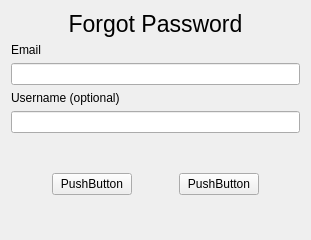
<?xml version="1.0" encoding="UTF-8"?>
<ui version="4.0">
 <class>Form</class>
 <widget class="QWidget" name="Form">
  <property name="geometry">
   <rect>
    <x>0</x>
    <y>0</y>
    <width>311</width>
    <height>240</height>
   </rect>
  </property>
  <property name="windowTitle">
   <string>Forgot password</string>
  </property>
  <layout class="QVBoxLayout" name="verticalLayout_2">
   <item>
    <layout class="QVBoxLayout" name="verticalLayout">
     <item>
      <widget class="QLabel" name="label_3">
       <property name="font">
        <font>
         <pointsize>17</pointsize>
        </font>
       </property>
       <property name="text">
        <string>Forgot Password</string>
       </property>
       <property name="alignment">
        <set>Qt::AlignCenter</set>
       </property>
      </widget>
     </item>
     <item>
      <widget class="QLabel" name="label">
       <property name="text">
        <string>Email</string>
       </property>
      </widget>
     </item>
     <item>
      <widget class="QLineEdit" name="lineEdit"/>
     </item>
     <item>
      <widget class="QLabel" name="label_2">
       <property name="text">
        <string>Username (optional)</string>
       </property>
      </widget>
     </item>
     <item>
      <widget class="QLineEdit" name="lineEdit_2">
       <property name="sizePolicy">
        <sizepolicy hsizetype="Expanding" vsizetype="Fixed">
         <horstretch>0</horstretch>
         <verstretch>0</verstretch>
        </sizepolicy>
       </property>
      </widget>
     </item>
    </layout>
   </item>
   <item>
    <spacer name="verticalSpacer">
     <property name="orientation">
      <enum>Qt::Vertical</enum>
     </property>
     <property name="sizeHint" stdset="0">
      <size>
       <width>20</width>
       <height>40</height>
      </size>
     </property>
    </spacer>
   </item>
   <item>
    <layout class="QHBoxLayout" name="horizontalLayout">
     <item>
      <widget class="QPushButton" name="pushButton">
       <property name="sizePolicy">
        <sizepolicy hsizetype="Fixed" vsizetype="Fixed">
         <horstretch>0</horstretch>
         <verstretch>0</verstretch>
        </sizepolicy>
       </property>
       <property name="text">
        <string>PushButton</string>
       </property>
      </widget>
     </item>
     <item>
      <widget class="QPushButton" name="pushButton_2">
       <property name="sizePolicy">
        <sizepolicy hsizetype="Fixed" vsizetype="Fixed">
         <horstretch>0</horstretch>
         <verstretch>0</verstretch>
        </sizepolicy>
       </property>
       <property name="text">
        <string>PushButton</string>
       </property>
      </widget>
     </item>
    </layout>
   </item>
   <item>
    <spacer name="verticalSpacer_2">
     <property name="orientation">
      <enum>Qt::Vertical</enum>
     </property>
     <property name="sizeHint" stdset="0">
      <size>
       <width>20</width>
       <height>40</height>
      </size>
     </property>
    </spacer>
   </item>
  </layout>
 </widget>
 <resources/>
 <connections/>
</ui>
